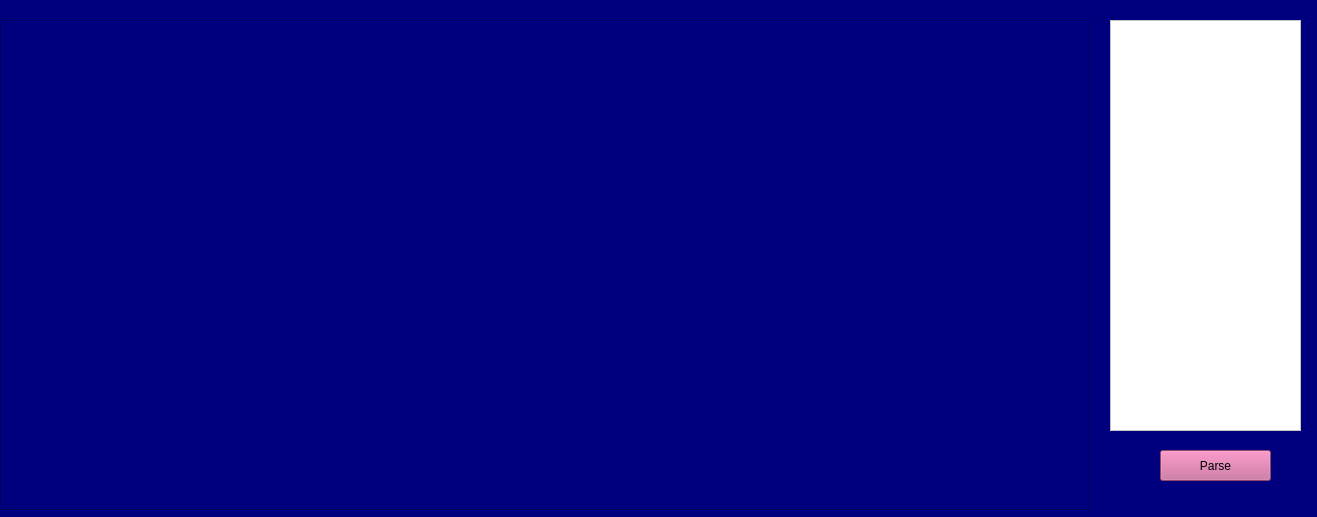
<?xml version="1.0" encoding="UTF-8"?>
<ui version="4.0">
 <class>MainWindow</class>
 <widget class="QMainWindow" name="MainWindow">
  <property name="geometry">
   <rect>
    <x>0</x>
    <y>0</y>
    <width>1317</width>
    <height>517</height>
   </rect>
  </property>
  <property name="windowTitle">
   <string>Parser</string>
  </property>
  <property name="autoFillBackground">
   <bool>false</bool>
  </property>
  <property name="styleSheet">
   <string notr="true">border-color: rgb(0, 0, 0);</string>
  </property>
  <widget class="QWidget" name="centralWidget">
   <property name="styleSheet">
    <string notr="true">background-color: rgb(0, 0, 127);</string>
   </property>
   <widget class="QTextEdit" name="textEdit">
    <property name="geometry">
     <rect>
      <x>1110</x>
      <y>20</y>
      <width>191</width>
      <height>411</height>
     </rect>
    </property>
    <property name="autoFillBackground">
     <bool>true</bool>
    </property>
    <property name="styleSheet">
     <string notr="true">background-color: rgb(255, 255, 255);
border-color: rgb(0, 0, 0);</string>
    </property>
   </widget>
   <widget class="QPushButton" name="pushButton">
    <property name="geometry">
     <rect>
      <x>1160</x>
      <y>450</y>
      <width>111</width>
      <height>31</height>
     </rect>
    </property>
    <property name="autoFillBackground">
     <bool>false</bool>
    </property>
    <property name="styleSheet">
     <string notr="true">background-color: rgb(199, 99, 149);
border-color: rgb(0, 0, 0);
font: 75 17pt &quot;French Script MT&quot;;</string>
    </property>
    <property name="text">
     <string>Parse</string>
    </property>
    <property name="checkable">
     <bool>false</bool>
    </property>
    <property name="autoDefault">
     <bool>false</bool>
    </property>
   </widget>
   <widget class="QGraphicsView" name="graphicsView">
    <property name="geometry">
     <rect>
      <x>0</x>
      <y>20</y>
      <width>1091</width>
      <height>491</height>
     </rect>
    </property>
    <property name="styleSheet">
     <string notr="true"/>
    </property>
    <property name="frameShape">
     <enum>QFrame::Box</enum>
    </property>
    <property name="backgroundBrush">
     <brush brushstyle="Dense4Pattern">
      <color alpha="255">
       <red>0</red>
       <green>0</green>
       <blue>88</blue>
      </color>
     </brush>
    </property>
   </widget>
  </widget>
 </widget>
 <layoutdefault spacing="6" margin="11"/>
 <resources/>
 <connections/>
</ui>
